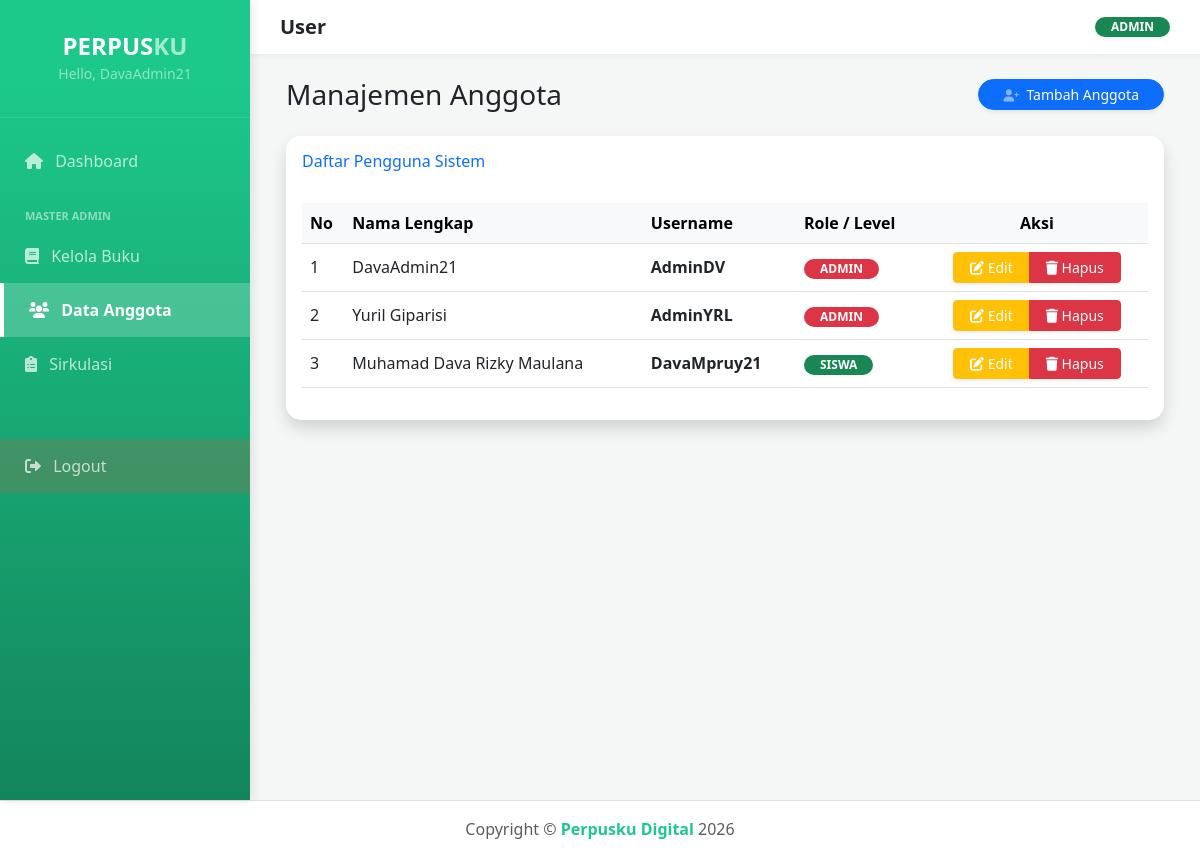
The app's page /index.php?page=user (signed in) with its own data.
### tables this page shows
CREATE TABLE `user` (
  `id_user` int(11) NOT NULL,
  `nama` varchar(100) NOT NULL,
  `username` varchar(50) NOT NULL,
  `password` varchar(255) NOT NULL,
  `role` enum('admin','siswa') DEFAULT 'siswa'
);

### views/admin/user.php (the view, shortened to what this page needs)
<?php
$query = "SELECT * FROM user ORDER BY role ASC";
$result = mysqli_query($conn, $query);
$user_login = isset($_SESSION['username']) ? $_SESSION['username'] : '';
?>
<div class="container-fluid">
    <div class="d-sm-flex align-items-center justify-content-between mb-4">
        <h1 class="h3 mb-0 text-gray-800 font-weight-bold">Manajemen Anggota</h1>
        <a href="index.php?page=user_tambah" class="btn btn-primary btn-sm shadow-sm rounded-pill px-4">
            <i class="fas fa-user-plus fa-sm text-white-50 me-1"></i> Tambah Anggota
        </a>
    </div>
    <div class="card shadow border-0" style="border-radius: 15px;">
        <div class="card-header py-3 bg-white border-bottom-0" style="border-radius: 15px 15px 0 0;">
            <h6 class="m-0 font-weight-bold text-primary">Daftar Pengguna Sistem</h6>
        </div>
        <div class="card-body">
            <div class="table-responsive">
                <table class="table table-hover align-middle" width="100%">
                    <thead class="table-light">
                        <tr>
                            <th width="5%">No</th>
                            <th>Nama Lengkap</th>
                            <th>Username</th>
                            <th>Role / Level</th>
                            <th class="text-center">Aksi</th>
                        </tr>
                    </thead>
                    <tbody>
                        <?php
                        $no = 1;
                        if(mysqli_num_rows($result) > 0) :
                            while($row = mysqli_fetch_assoc($result)) :
                                $username_tabel = isset($row['username']) ? $row['username'] : '-';
                                $id_u = $row['id_user'];
                        ?>
                        <tr>
                            <td><?= $no++; ?></td>
                            <td><?= htmlspecialchars($row['nama']); ?></td>
                            <td><strong><?= htmlspecialchars($username_tabel); ?></strong></td>
                            <td>
                                <?php if(strtolower($row['role']) == 'admin'): ?>
                                    <span class="badge bg-danger px-3 rounded-pill">ADMIN</span>
                                <?php else: ?>
                                    <span class="badge bg-success px-3 rounded-pill">SISWA</span>
                                <?php endif; ?>
                            </td>
                            <td class="text-center">
                                <div class="btn-group">
                                    <a href="index.php?page=user_edit&id=<?= $id_u; ?>" class="btn btn-sm btn-warning text-white px-3 shadow-sm">
                                        <i class="fas fa-edit"></i> Edit
                                    </a>
                                    <?php if($username_tabel !== $user_login) : ?>
                                    <a href="core/proses_user.php?hapus_id=<?= $id_u; ?>"
                                       class="btn btn-sm btn-danger px-3 shadow-sm"
                                       onclick="return confirm('Yakin ingin menghapus <?= htmlspecialchars($row['nama']); ?>?')">
                                        <i class="fas fa-trash"></i> Hapus
                                    </a>
                                    <?php else: ?>
                                        <button class="btn btn-sm btn-secondary px-3" disabled title="Ini Akun Anda">
                                            <i class="fas fa-user-check"></i> Aktif
                                        </button>
                                    <?php endif; ?>
                                </div>
                            </td>
                        </tr>
                        <?php
                            endwhile;
                        else :
                        ?>
                        <tr>
                            <td colspan="5" class="text-center py-5 text-muted">Belum ada data anggota di database.</td>
                        </tr>
                        <?php endif; ?>
                    </tbody>
                </table>
            </div>
        </div>
    </div>
</div>

### views/layout/header.php (style rules this page uses)
body { overflow-x: hidden; font-family: 'Segoe UI', Tahoma, sans-serif; background: #f4f7f6; }

### records on screen
user: nama "DavaAdmin21", username "AdminDV", role "ADMIN"
user: nama "Yuril Giparisi", username "AdminYRL", role "ADMIN"
user: nama "Muhamad Dava Rizky Maulana", username "DavaMpruy21", role "SISWA"

### other values on screen
$_SESSION['nama'] "DavaAdmin21"
str_replace('_', ' ', htmlspecialchars($page)) "User"
$role "ADMIN"
